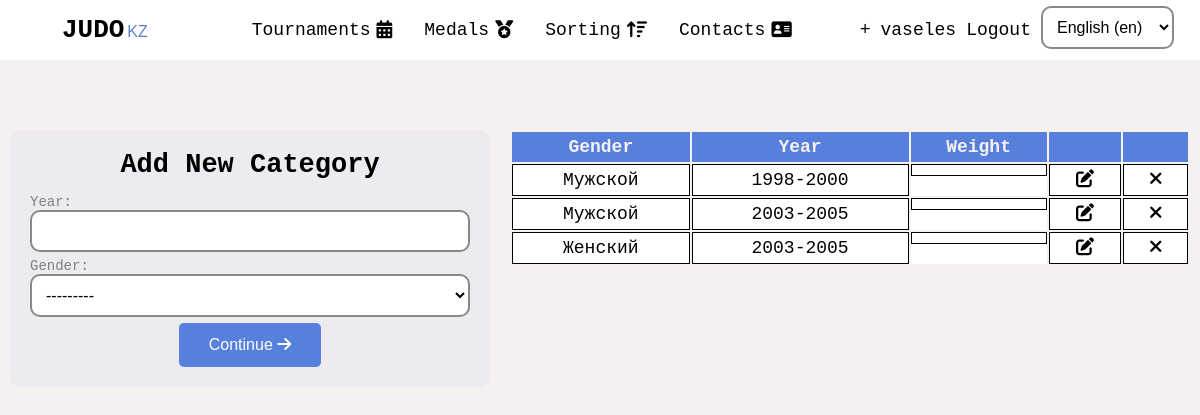
The page /en/tournaments/weight-categories (signed in) on the database as committed earlier.
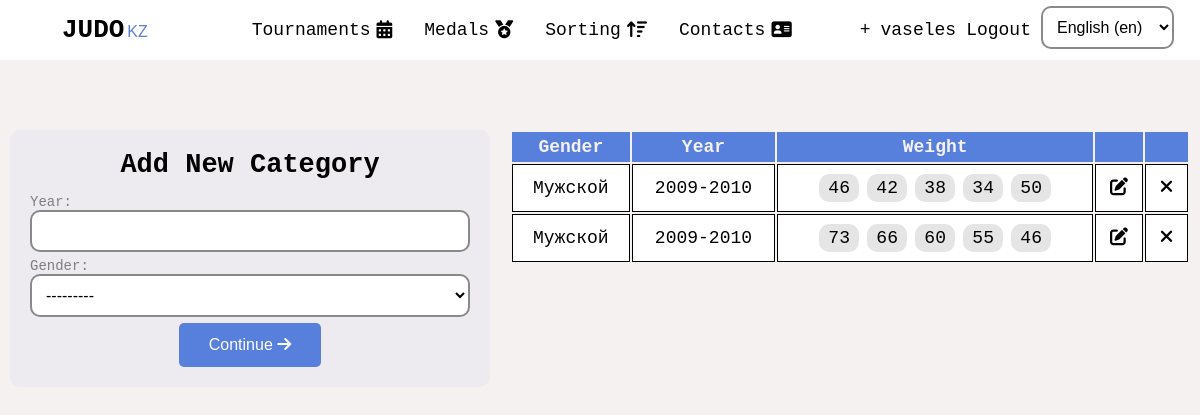
The same page on the database as committed later.
### base/models.py (models this page shows, shortened)
class WeightCategory(models.Model):
   GENDER = (
      ('Мужской', 'Мужской'),
      ('Женский', 'Женский')
   )
   weight = models.ManyToManyField(Weight, default=[])
   year = models.CharField(max_length=20, blank=True)
   gender = models.CharField(max_length=20, blank=True, choices=GENDER)
   participants = models.ManyToManyField(Participant, default=[], blank=True)

class Weight(models.Model):
   name = models.CharField(max_length=10)

### base/views/tournaments.py (the view)
# urls.py: path('tournaments/weight-categories', tournaments.weight_categories, name='weight_categories'),
@login_required(login_url='base:login')
def weight_categories(request):
   weight_categories = get_all_weight_category()
   form = WeightCategoryForm()
   if request.method == 'POST':
      form = WeightCategoryForm(request.POST)
      if form.is_valid():
         category = form.save()
         return redirect('base:weight_category_weight', category.id)
   context = {
      'weight_categories': weight_categories,
      'form': form
   }
   return render(request, 'base/tournaments/weight_categories.html', context)

### base/forms.py
class WeightCategoryForm(ModelForm):
   class Meta:
      model = WeightCategory
      fields = [
               'year',
               'gender',
            ]

### base/services.py (called while the page is built)
def get_all_weight_category():
   return WeightCategory.objects.all()

### base/templates/base/tournaments/weight_categories.html (shortened to what this page needs)
{% include 'main.html' %}
{% load static i18n %}
{% block title %}
   <link rel="stylesheet" href="{% static 'css/tournaments/weight_categories.css' %}">
{% endblock title %}
{% block content %}
   <div class="categories">
      <form method="POST" class="create__tournament">
         <h2>{% trans 'Add New Category' %}</h2>
         {% for field in form  %}
            <div class = "form__component">
               {{ field.label_tag }} {{ field }}
            </div>
         {% endfor %}
         <button type="submit" class="btn btn-primary" id="button">Continue <i class="fa-solid fa-arrow-right"></i></button>
      </form>
      <table class="show__all__categories">
         <thead>
            <tr class="table__head">
               <th>{% trans 'Gender' %}</th>
               <th scope="col">{% trans 'Year' %}</th>
               <th scope="col">{% trans 'Weight' %}</th>
               <th scope="col"></th>
               <th scope="col"></th>
            </tr>
         </thead>
         <tbody>
         {% for category in weight_categories  %}
               <tr class="candidates-list">
                  <td>{{category.gender}}</td>
                  <td scope="col">{{category.year}}</td>
                  <td scope="col" class="weights_col">
                     {% for weight in category.weight.all %}
                        <span class="one__weight">
                           {{weight.name}}
                        </span>
                     {% endfor %}
                  </td>
                  <td scope="col" class="td_delete"><a href="" class="fa-solid fa-pen-to-square"></a></td>
                  <td scope="col" class="td_delete"><a href="{% url 'base:weight_categories_delete' category.id %}" class="fa-solid fa-xmark"></a></td>
               </tr>
         {% endfor %}
         </tbody>
      </table>
   </div>
{% endblock content %}

### templates/main.html (shortened to what this page needs)
<!DOCTYPE html>
{% load static %}
<html lang="en">
<head>
   <link rel="stylesheet" href="{% static 'css/styles.css' %}">
   <link rel="stylesheet" href="{% static 'css/footer.css' %}">
</head>
<body>
        {% include 'header.html' %}
    </body>
</html>

### templates/header.html (shortened to what this page needs)
{% load static i18n  %}
<header>
   <a href="/" class="link-logo">
      <b>JUDO</b>
      <span>
         <span>KZ</span>
      </span>
   </a>
   <div class="header__center">
      <a href="{% url "base:show_tournaments" %}" class="link">
         {% trans 'Tournaments' %}
         <i class="fa-solid fa-calendar-days"></i>
      </a>
      <a href="{% url "base:show_tournaments" %}" class="link">
         {% trans 'Medals' %}
         <i class="fa-solid fa-medal"></i>
      </a>
      <a href="{% url "base:show_tournaments" %}" class="link">
         {% trans 'Sorting' %}
         <i class="fa-solid fa-arrow-up-wide-short"></i>
      </a>
      <a href="{% url "base:show_tournaments" %}" class="link">
         {% trans 'Contacts' %}
         <i class="fa-solid fa-address-card"></i>
      </a>
   </div>
   <div class="header__right">
      {% if request.user.is_authenticated  %}
      {% if request.user.profile.userType == 'Админ' or request.user.profile.userType == 'Секретарь' or request.user.is_superuser %}
         <a href="{% url "base:create_tournamets" %}" class="link">
            +
         </a>
      {% endif %}
   <a href="{% url 'base:show_profile' request.user.username %}" class="link">{{request.user.username}}</a>
   <a href="{% url 'base:logout' %}" class="link">
      {% trans 'Logout' %}
   </a>
{% else %}
   <a href="{% url 'base:registration' %}" class="link">{% trans 'Registration' %}</a>
   <a href="{% url 'base:login' %}" class="link">{% trans 'Login' %}</a>
{% endif %}
<form action="{% url 'set_language' %}" method="post" id="LanguageForm">{% csrf_token %}
   <select name="language" id="changeLanguage" >
       {% get_current_language as LANGUAGE_CODE %}
       {% get_available_languages as LANGUAGES %}
       {% get_language_info_list for LANGUAGES as languages %}
       {% for language in languages %}
           <option value="{{ language.code }}"{% if language.code == LANGUAGE_CODE %}
                   selected{% endif %}>
               {{ language.name_local }} ({{ language.code }})
           </option>
       {% endfor %}
   </select>
</form>
   </div>
</header>

### static/css/styles.css (style rules this page uses)
* { box-sizing: border-box; padding: 0; margin: 0; text-decoration: none; outline: none; }
body { background-color: var(--white); color: var(--black); font-size: 18px; font-family: monospace; overflow-x: hidden; }
header { display: flex; justify-content: space-around; align-items: center; width: 100%; height: 60px; background-color: #fff; }
.header__center { display: flex; justify-content: center; align-items: center; }
.header__center a { display: flex; justify-content: center; align-items: center; gap: 6px; transition: all .3s linear; height: 100%; padding: 22px 16px; border-radius: 0 0 5px 5px; }
.header__right { display: flex; justify-content: center; align-items: center; gap: 10px }
#changeLanguage { font-size: 16px; transition: all .3s linear; cursor: pointer; }
#changeLanguage option { cursor: pointer; }
.btn { font-size: 16px; padding: 13px 30px 13px; cursor: pointer; border: none; position: relative; background-color: rgba(0, 0, 0, 0); user-select: none; -webkit-user-select: none; touch-action: manipulation; background-color: var(--lightblue); color: white; border-radius: 5px; transition: all .3s linear; }
a { color: black }
.link { text-decoration: none; color: var(--black); transition: all .3s linear }
.link-logo { color: black; margin-left: 3vw; margin-right: 3vw }
.link-logo b { font-weight: bold; font-size: 26px; }
.link-logo span { font-size: 16px; margin-left: -4px; color: #5f80cd ; font-family:'Lucida Sans', 'Lucida Sans Regular', 'Lucida Grande', 'Lucida Sans Unicode', Geneva, Verdana, sans-serif; }
.form__component { display: flex; justify-content: center; align-items: start; flex-direction: column; width: 100%; }
.form__component label { font-size: 14px; color: rgb(20,20,20,.5); transition: all .3s linear; }
.form__component input, select, textarea { width: 100%; padding: 10px 10px; font-size: 16px; margin-bottom: 6px; min-width: 100%; background-color: #fff; border: 2px solid rgb(20,20,20,.5); border-radius: 10px; transition: all .3s linear; }
.form__component:focus input, label { border-color: #202020; }

### static/css/tournaments/weight_categories.css (style rules this page uses)
.categories { display: flex; justify-content: center; align-items: flex-start; width: 100%; padding: 10px; margin-top: 5%; gap: 20px; }
.create__tournament { width: 40%; }
table { width: 60%; }
.create__tournament { display: flex; justify-content: center; align-items: center; width: 100%; flex-direction: column; background-color: rgba(87, 127, 220, 0.06); max-width: 480px; padding: 20px; border-radius: 10px; }
.create__tournament h2 { margin-bottom: 14px; }
.table__head { background-color: var(--lightblue); color: var(--white); }
.table__head th { padding: 5px ; }
.candidates-list { background-color: #fff; }
.candidates-list td { text-align: center; border: 1px solid black; padding: 5px 10px; }
.td_delete { transition: all .3s linear; }
.td_delete a { color: var(--black); }
.one__weight { padding: 4px 10px; background-color: rgb(0,0,0,.1); border-radius: 10px; display: flex; justify-content: center; align-items: center; gap: 10px; transition: all .3s linear; color: black; margin: 4px; }
.weights_col { display: flex; justify-content: center; align-items: center; flex-wrap: wrap; }
.weights_col span { width: 100%; text-align: center; max-width: 40px; }

### static/css/variables.css (style rules this page uses)
:root { --white: #F6F1F1; --lightblue: #577fdc; --gold: #FBD46D; --black: #000000; }

Rows that differ between the two databases and show on the page:
removed WeightCategory: gender "Женский", year "2003-2005"
changed WeightCategory (number 1 of 2 on the later page): year "1998-2000" → "2009-2010"
added Weight: name "46", shown under WeightCategory (number 1 of 2 on the later page)
added Weight: name "42", shown under WeightCategory (number 1 of 2 on the later page)
added Weight: name "38", shown under WeightCategory (number 1 of 2 on the later page)
added Weight: name "34", shown under WeightCategory (number 1 of 2 on the later page)
added Weight: name "50", shown under WeightCategory (number 1 of 2 on the later page)
changed WeightCategory (number 2 of 2 on the later page): year "2003-2005" → "2009-2010"
added Weight: name "73", shown under WeightCategory (number 2 of 2 on the later page)
added Weight: name "66", shown under WeightCategory (number 2 of 2 on the later page)
added Weight: name "60", shown under WeightCategory (number 2 of 2 on the later page)
added Weight: name "55", shown under WeightCategory (number 2 of 2 on the later page)
added Weight: name "46", shown under WeightCategory (number 2 of 2 on the later page)
